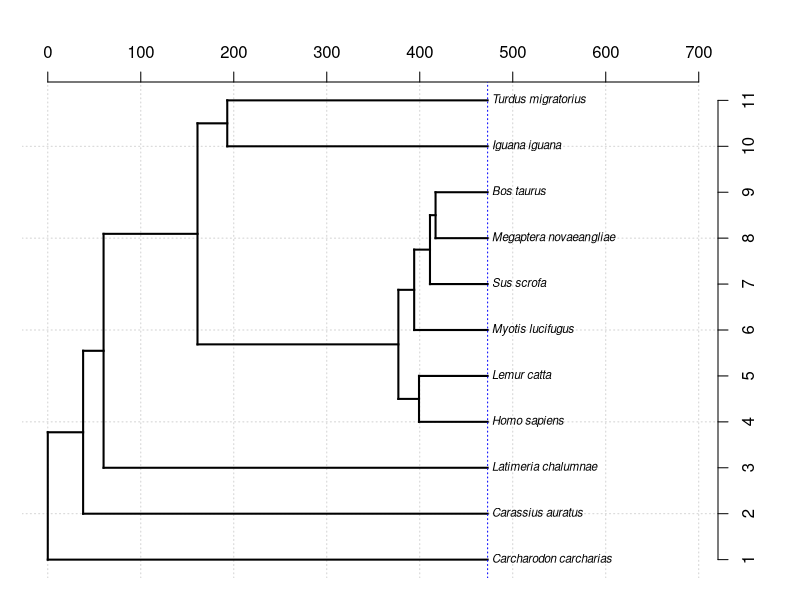
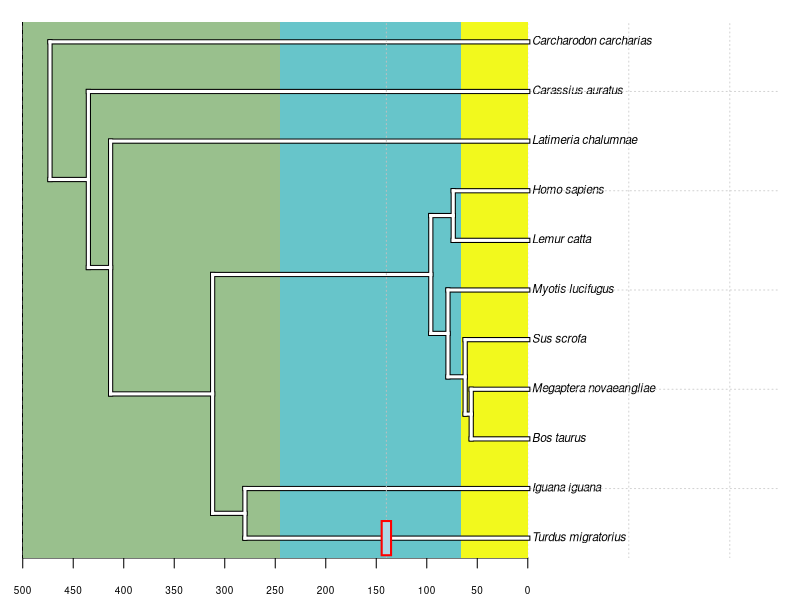
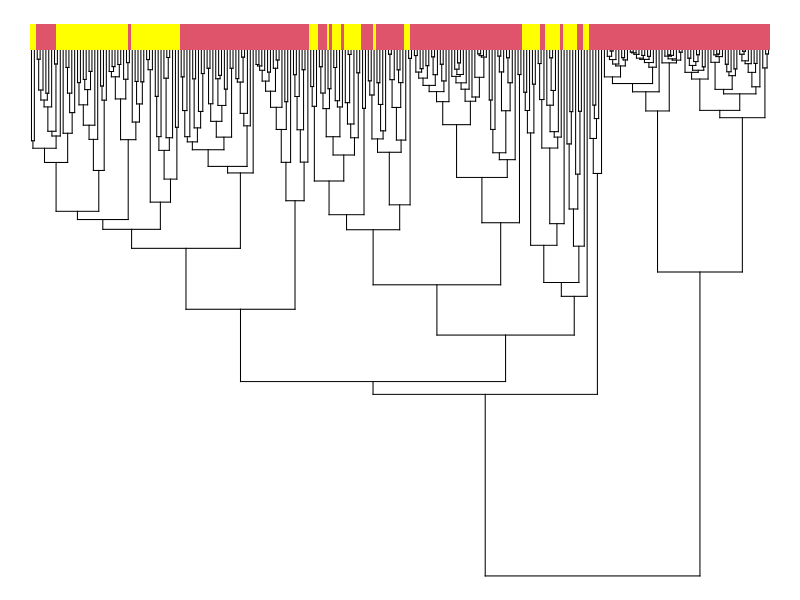
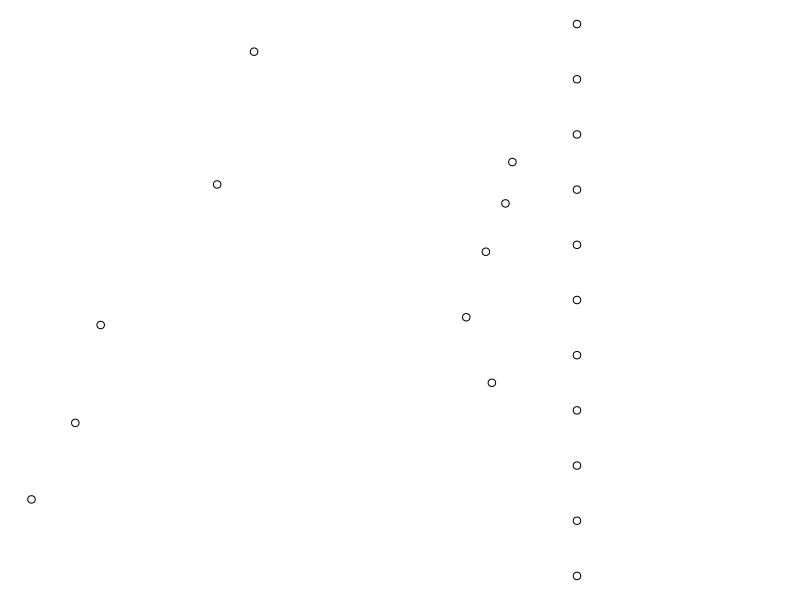
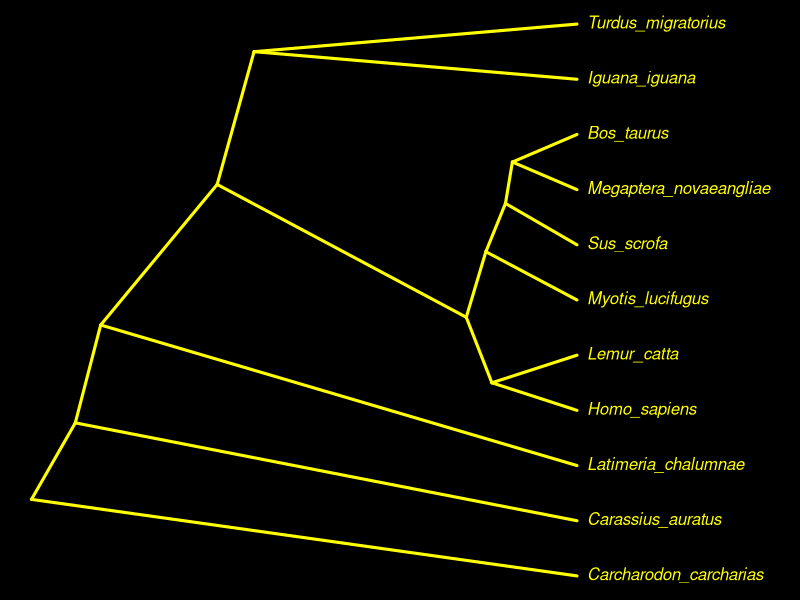
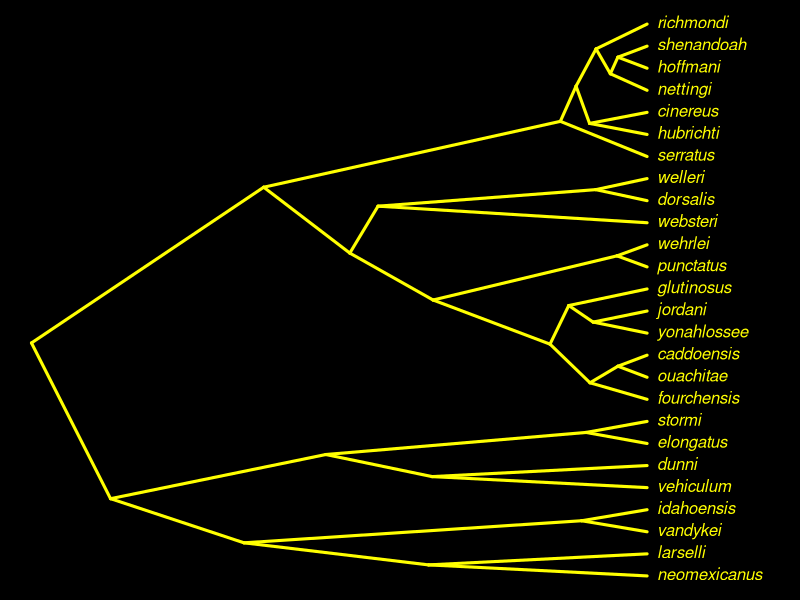

Write R code to recreate these figures, in order.
library(phytools)
data(vertebrate.tree)
vertebrate.tree

?par

dev.off()

par()$mar

par(mar=c(1.1,1.1,4.1,4.1))

max(nodeHeights(vertebrate.tree))

plot(NA,xlim=c(0,693),ylim=c(1,Ntip(vertebrate.tree)),bty="n",
  axes=FALSE,xlab="",ylab="")
## points(400,5)
grid()
args(axis)

axis(3)  
axis(4,at=1:Ntip(vertebrate.tree))

plotTree(vertebrate.tree,ftype="i",fsize=0.7,
  xlim=c(0,693),ylim=c(1,Ntip(vertebrate.tree)),
  add=TRUE,mar=par()$mar)

abline(v=473,lty="dotted",col="blue")

par(mar=c(2.1,1.1,1.1,1.1))
plotTree(vertebrate.tree,ftype="i",fsize=0.7,
  xlim=c(473,-220),ylim=c(Ntip(vertebrate.tree),1),
  mar=par()$mar,direction="leftwards")
grid()
axis(1,at=seq(0,500,by=50),cex.axis=0.6)

cols<-setNames(c(
  rgb(153,192,141,max=255),
  rgb(103,197,202,max=255),
  rgb(242,249,29,max=255)),
  c("Paleozoic","Mesozoic","Cenozoic"))
cols

eras<-matrix(c(
  500,245,
  245,66.4,
  66.4,0),3,2,byrow=TRUE)
eras
rownames(eras)<-names(cols)
eras

abline(v=eras[,1],lty="dotted",lwd=2)

polygon(x=c(eras[1,],eras[1,2:1]),
  y=c(rep(par()$usr[3],2),rep(par()$usr[4],2)),
  col=cols[1])

for(i in 1:nrow(eras)){
  polygon(x=c(eras[i,],eras[i,2:1]),
    y=c(rep(par()$usr[3],2),rep(par()$usr[4],2)),
    col=cols[i],border="transparent")
}

par(fg="transparent")
plotTree(vertebrate.tree,ftype="i",fsize=0.7,
  xlim=c(473,-220),ylim=c(Ntip(vertebrate.tree),1),
  mar=par()$mar,direction="leftwards",add=TRUE,lwd=5)
plotTree(vertebrate.tree,ftype="i",fsize=0.7,
  xlim=c(473,-220),ylim=c(Ntip(vertebrate.tree),1),
  mar=par()$mar,direction="leftwards",add=TRUE,color="white",
  lwd=3)
par(fg="black")

# nodelabels()

pp<-get("last_plot.phylo",envir=.PlotPhyloEnv)
pp

# points(pp$xx,pp$yy,cex=1.5,pch=21,bg="red")

tip_robin<-which(vertebrate.tree$tip.label=="Turdus_migratorius")

grep("Turdus",vertebrate.tree$tip.label)

parent_robin<-
  vertebrate.tree$edge[which(vertebrate.tree$edge[,2]==11),1]

robin_x<-(pp$xx[tip_robin]+pp$xx[parent_robin])/2
abline(v=robin_x,lty="dotted",col="grey")

robin_y<-pp$yy[tip_robin]
par(lend=2)
par(fg="red")
lines(x=rep(robin_x,2),y=robin_y+c(-0.25,0.25),lwd=11)
lines(x=rep(robin_x,2),y=robin_y+c(-0.25,0.25),lwd=7,col="lightblue")
par(fg="black")
 
data("liolaemid.tree")
data("liolaemid.data")

plotTree(liolaemid.tree,ftype="off",lwd=1,
  direction="upwards",
  ylim=c(0,1.05*max(nodeHeights(liolaemid.tree))))

parity_mode<-setNames(liolaemid.data$parity_mode,
  rownames(liolaemid.data))
parity_mode

h<-0.05*max(nodeHeights(liolaemid.tree))
cols<-setNames(c("yellow",palette()[2]),
  levels(parity_mode))
parity_mode<-parity_mode[liolaemid.tree$tip.label]

pp<-get("last_plot.phylo",envir=.PlotPhyloEnv)

for(i in 1:Ntip(liolaemid.tree)){
  #x<-c(pp$xx[i]-0.5,pp$xx[i]+0.5,pp$xx[i]+0.5,
   # pp$xx[i]-0.5)
  x<-pp$xx[i]+c(-0.5,0.5,0.5,-0.5)
 # y<-c(pp$yy[i],h+pp$yy[i])
  y<-pp$yy[i]+c(0,0,h,h)
  color<-cols[parity_mode[liolaemid.tree$tip.label[i]]]
  # lines(x,y,col=color,lwd=4)
  polygon(x,y,col=color,border="transparent")
}

dev.off()
plotTree(vertebrate.tree,plot=FALSE)
pp<-get("last_plot.phylo",envir=.PlotPhyloEnv)
points(pp$xx,pp$yy)

slantedTree<-function(phy){
  par(bg="black")
  plotTree(phy,plot=FALSE)
  pp<-get("last_plot.phylo",envir=.PlotPhyloEnv)
  for(i in 1:nrow(phy$edge)){
    lines(pp$xx[phy$edge[i,]],
      pp$yy[phy$edge[i,]],col="yellow",lwd=3)
  }
  for(i in 1:Ntip(phy)){
    text(pp$xx[i],pp$yy[i],phy$tip.label[i],
      font=3,pos=4,col="yellow")
  }
}
slantedTree(vertebrate.tree)

data("salamanders")
slantedTree(salamanders)
